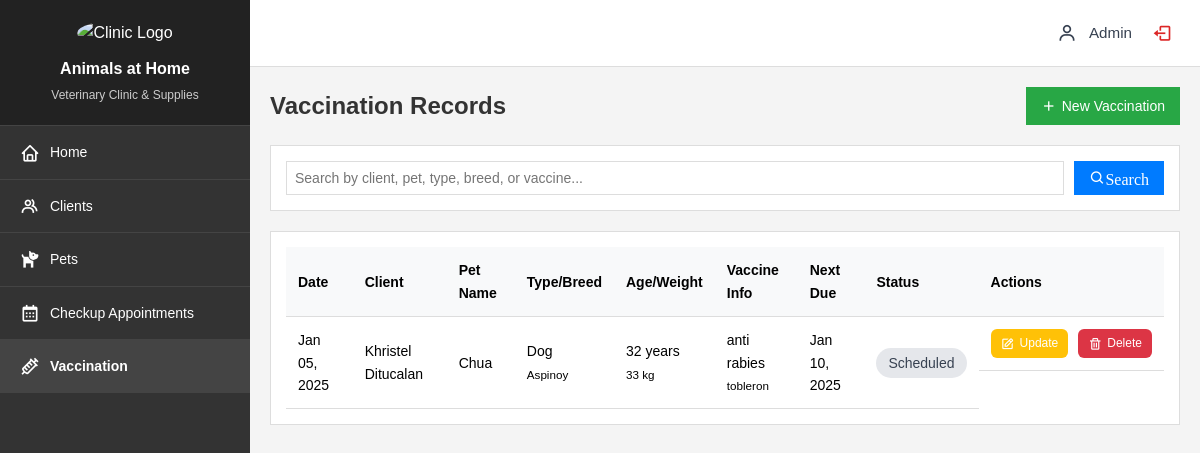
Screenshot of /vaccination/index.php (signed in) with the database file from the repository.
### tables this page shows
CREATE TABLE `vaccination_info` (
  `id` int(11) NOT NULL,
  `clientid` int(11) NOT NULL,
  `petid` int(11) NOT NULL,
  `vaccination_date` date NOT NULL,
  `vaccine_type` varchar(100) NOT NULL,
  `vaccine_brand` varchar(100) NOT NULL,
  `next_vaccination_date` date NOT NULL,
  `notes` text DEFAULT NULL,
  `status` varchar(20) NOT NULL
);

CREATE TABLE `pet_info` (
  `id` int(6) NOT NULL,
  `pet_type` varchar(20) DEFAULT NULL,
  `pet_breed` varchar(20) DEFAULT NULL,
  `pet_name` varchar(20) DEFAULT NULL,
  `pet_gender` varchar(20) DEFAULT NULL,
  `pet_color` varchar(20) DEFAULT NULL,
  `dob` datetime DEFAULT NULL,
  `age` varchar(20) DEFAULT NULL,
  `weight` varchar(20) DEFAULT NULL,
  `med_history` varchar(50) DEFAULT NULL,
  `reg_date` datetime DEFAULT current_timestamp()
);

### vaccination/index.php (the view, shortened to what this page needs)
<?php
require_once '../config/database.php';
$search = isset($_GET['search']) ? $_GET['search'] : '';
$where = '';
$query = "SELECT v.*,
    CONCAT(c.fname, ' ', c.lname) as client_name,
    p.pet_name, p.pet_type, p.pet_breed, p.age, p.weight, p.med_history
    FROM vaccination_info v
    LEFT JOIN client_info c ON v.clientid = c.id
    LEFT JOIN pet_info p ON v.petid = p.id
    $where
    ORDER BY v.vaccination_date DESC";
$vaccinations = $mysqli->query($query);
?>
<!DOCTYPE html>
<html lang="en">
<head>
  <link href='https://unpkg.com/boxicons@2.1.4/css/boxicons.min.css' rel='stylesheet'>
  <link rel="stylesheet" href="../css/style.css">
</head>
<body>
  <div class="wrapper">
    <nav id="sidebar">
      <div class="sidebar-header">
        <img src="../images/aah-logo.jpg" alt="Clinic Logo" class="logo">
        <div class="clinic-info">
          <h3>Animals at Home</h3>
          <p>Veterinary Clinic & Supplies</p>
        </div>
      </div>
      <ul class="nav-links">
        <li>
          <a href="../index.php">
            <i class='bx bx-home'></i>
            <span>Home</span>
          </a>
        </li>
        <li>
          <a href="../clients/index.php">
            <i class='bx bx-group'></i>
            <span>Clients</span>
          </a>
        </li>
        <li>
          <a href="../pets/index.php">
            <i class='bx bxs-dog'></i>
            <span>Pets</span>
          </a>
        </li>
        <li>
          <a href="../appointments/index.php">
            <i class='bx bx-calendar'></i>
            <span>Checkup Appointments</span>
          </a>
        </li>
        <li class="active">
          <a href="../vaccination/index.php">
            <i class='bx bx-injection'></i>
            <span>Vaccination</span>
          </a>
        </li>
      </ul>
    </nav>
    <div id="content">
      <header>
        <div class="user-menu">
          <i class='bx bx-user'></i>
          <span>Admin</span>
          <a href="../logout.php" class="btn-logout" title="Logout">
            <i class='bx bx-log-out'></i>
          </a>
        </div>
      </header>
      <main>
        <div class="content-header">
          <h1>Vaccination Records</h1>
          <a href="add.php" class="btn-add">
            <i class='bx bx-plus'></i>
            <span>New Vaccination</span>
          </a>
        </div>
        <div class="search-container">
          <form method="GET" class="search-form">
            <input type="text" name="search" value="<?php echo htmlspecialchars($search); ?>" placeholder="Search by client, pet, type, breed, or vaccine...">
            <button type="submit" class="btn-search">
              <i class='bx bx-search'>Search</i>
            </button>
          </form>
        </div>
        <div class="table-container">
          <table class="data-table">
            <thead>
              <tr>
                <th>Date</th>
                <th>Client</th>
                <th>Pet Name</th>
                <th>Type/Breed</th>
                <th>Age/Weight</th>
                <th>Vaccine Info</th>
                <th>Next Due</th>
                <th>Status</th>
                <th>Actions</th>
              </tr>
            </thead>
            <tbody>
              <?php if ($vaccinations->num_rows > 0): ?>
                <?php while ($vaccination = $vaccinations->fetch_assoc()): ?>
                  <tr>
                    <td><?php echo date('M d, Y', strtotime($vaccination['vaccination_date'])); ?></td>
                    <td><?php echo htmlspecialchars($vaccination['client_name']); ?></td>
                    <td><?php echo htmlspecialchars($vaccination['pet_name']); ?></td>
                    <td>
                      <?php echo htmlspecialchars($vaccination['pet_type']); ?><br>
                      <small><?php echo htmlspecialchars($vaccination['pet_breed']); ?></small>
                    </td>
                    <td>
                      <?php echo $vaccination['age']; ?> years<br>
                      <small><?php echo $vaccination['weight']; ?> kg</small>
                    </td>
                    <td>
                      <?php echo htmlspecialchars($vaccination['vaccine_type']); ?><br>
                      <small><?php echo htmlspecialchars($vaccination['vaccine_brand']); ?></small>
                    </td>
                    <td><?php echo date('M d, Y', strtotime($vaccination['next_vaccination_date'])); ?></td>
                    <td>
                      <span class="status-badge <?php echo strtolower($vaccination['status']); ?>">
                        <?php echo $vaccination['status']; ?>
                      </span>
                    </td>
                    <td class="actions">
                      <a href="update.php?id=<?php echo $vaccination['id']; ?>" class="btn-edit" title="Update">
                        <i class='bx bx-edit'></i>
                        <span>Update</span>
                      </a>
                      <a href="?delete=<?php echo $vaccination['id']; ?>" class="btn-delete" title="Delete" onclick="return confirm('Are you sure you want to delete this vaccination record?');">
                        <i class='bx bx-trash'></i>
                        <span>Delete</span>
                      </a>
                    </td>
                  </tr>
                <?php endwhile; ?>
              <?php else: ?>
                <tr>
                  <td colspan="9" class="no-records">No vaccination records found.</td>
                </tr>
              <?php endif; ?>
            </tbody>
          </table>
        </div>
      </main>
    </div>
  </div>
</body>
</html>

### css/style.css (style rules this page uses)
* { margin: 0; padding: 0; box-sizing: border-box; }
body { font-family: Helvetica, sans-serif; line-height: 1.6; background: #f4f4f4; }
.wrapper { display: flex; min-height: 100vh; }
#sidebar { width: 250px; background: #333; color: #fff; }
.sidebar-header { padding: 20px; text-align: center; background: #222; border-bottom: 1px solid #444; }
.logo { width: 80px; margin-bottom: 10px; border-radius: 50%; }
.clinic-info h3 { font-size: 16px; margin-bottom: 5px; }
.clinic-info p { font-size: 12px; color: #ccc; }
.nav-links { list-style: none; }
.nav-links li a { display: flex; align-items: center; padding: 15px 20px; color: #fff; text-decoration: none; font-size: 14px; border-bottom: 1px solid #444; }
.nav-links li a i { margin-right: 10px; font-size: 20px; }
.nav-links li.active a { background: #444; font-weight: bold; }
#content { flex: 1; background: #f4f4f4; }
header { background: #fff; padding: 15px 20px; border-bottom: 1px solid #ddd; display: flex; justify-content: flex-end; }
.user-menu { display: flex; align-items: center; gap: 0.75rem; color: #374151; }
.user-menu i { font-size: 1.25rem; }
.user-menu span { font-size: 0.95rem; font-weight: 500; }
.btn-logout { color: #dc2626; padding: 0.5rem; border-radius: 6px; transition: all 0.2s ease; display: flex; align-items: center; text-decoration: none; }
main { padding: 20px; }
.content-header { display: flex; justify-content: space-between; align-items: center; margin-bottom: 20px; }
.content-header h1 { font-size: 24px; color: #333; }
.search-container { background: #fff; padding: 15px; margin-bottom: 20px; border: 1px solid #ddd; }
.search-form { display: flex; gap: 10px; }
.search-form input { flex: 1; padding: 8px; border: 1px solid #ddd; font-size: 14px; }
.btn-add, .btn-search, .btn-clear, .btn-submit, .btn-cancel { padding: 8px 15px; border: none; cursor: pointer; font-size: 14px; text-decoration: none; color: #fff; display: flex; align-items: center; gap: 5px; }
.btn-add i, .btn-search i, .btn-clear i, .btn-submit i, .btn-cancel i { font-size: 16px; }
.btn-add { background: #28a745; }
.btn-search { background: #007bff; }
.table-container { background: #fff; padding: 15px; border: 1px solid #ddd; }
table { width: 100%; border-collapse: collapse; }
th, td { padding: 12px; text-align: left; border-bottom: 1px solid #ddd; font-size: 14px; }
th { background: #f8f9fa; font-weight: bold; }
.actions { display: flex; gap: 10px; height: 100%; }
.btn-edit, .btn-delete { padding: 5px 10px; text-decoration: none; color: #fff; border-radius: 6px; font-size: 12px; display: flex; align-items: center; gap: 5px; }
.btn-edit i, .btn-delete i { font-size: 14px; }
.btn-edit { background: #ffc107; }
.btn-delete { background: #dc3545; }
.status-badge { padding: 0.25rem 0.75rem; border-radius: 1rem; font-size: 0.875rem; font-weight: 500; text-align: center; display: inline-block; }
.status-badge.scheduled { background-color: #e5e7eb; color: #374151; }

### rows the page displays
vaccination_info: vaccination_date "Jan 05, 2025", client_name "Khristel Ditucalan", petid.pet_name "Chua", petid.pet_type "Dog", petid.pet_breed "Aspinoy", petid.age "32", petid.weight "33", vaccine_type "anti rabies", vaccine_brand "tobleron", next_vaccination_date "Jan 10, 2025", status "Scheduled"
